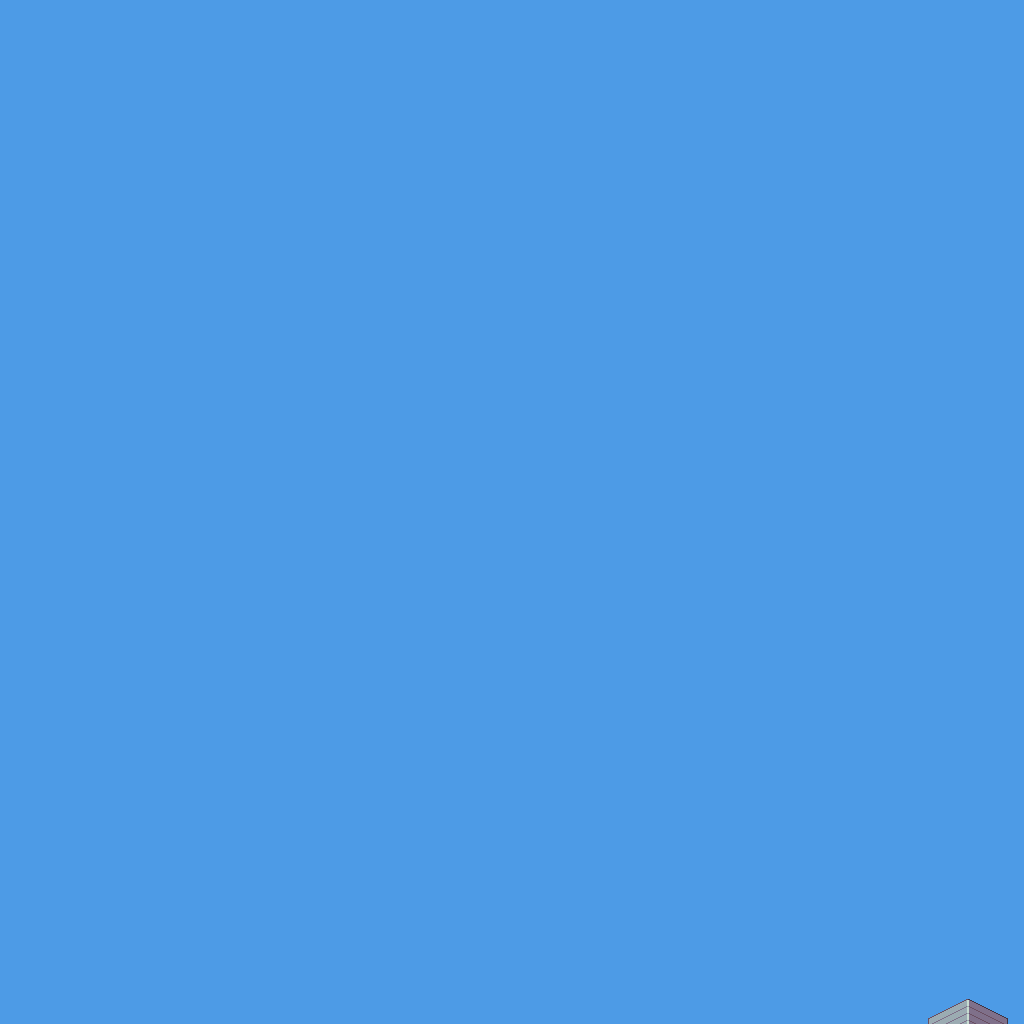

The image is a tile-based game level rendered from a .tmx file. Its description and source (layers, tilesets, objects; grid data summarised) follow:
An orthogonal 64x64 tile map with 16x16 px tiles, 10 tile layers (shallow water, ocean, beach, Tile Layer 10, ...), 4 tilesets.

<map version="1.10" tiledversion="1.12.1" orientation="orthogonal" renderorder="right-down" width="64" height="64" tilewidth="16" tileheight="16" infinite="0" nextlayerid="12" nextobjectid="1">
 <tileset firstgid="1" source="../tilesets/Ext_A1.tsx" />
 <tileset firstgid="1261" source="../tilesets/Ext_Terrain.tsx" />
 <tileset firstgid="2413" source="../tilesets/Beach_Objects_Normal.tsx" />
 <tileset firstgid="2669" source="../tilesets/Houses_Four.tsx" />
 <layer id="1" name="shallow water" width="64" height="64">
  <data>[4096 cells, 4096 non-empty, 1 distinct tile ids]</data>
 </layer>
 <layer id="2" name="ocean" width="64" height="64">
  <data>[4096 cells, 0 non-empty, 0 distinct tile ids]</data>
 </layer>
 <layer id="3" name="beach" width="64" height="64">
  <data>[4096 cells, 0 non-empty, 0 distinct tile ids]</data>
 </layer>
 <layer id="11" name="Tile Layer 10" width="64" height="64">
  <data>[4096 cells, 0 non-empty, 0 distinct tile ids]</data>
 </layer>
 <layer id="4" name="grass" width="64" height="64">
  <data>[4096 cells, 0 non-empty, 0 distinct tile ids]</data>
 </layer>
 <layer id="5" name="ground" width="64" height="64">
  <data>[4096 cells, 0 non-empty, 0 distinct tile ids]</data>
 </layer>
 <layer id="6" name="props_low" width="64" height="64">
  <data>[4096 cells, 0 non-empty, 0 distinct tile ids]</data>
 </layer>
 <layer id="7" name="overlay" width="64" height="64">
  <data>[4096 cells, 0 non-empty, 0 distinct tile ids]</data>
 </layer>
 <layer id="8" name="props_high" width="64" height="64">
  <data>[4096 cells, 14 non-empty, 14 distinct tile ids]</data>
 </layer>
 <layer id="9" name="roof" width="64" height="64">
  <data>[4096 cells, 0 non-empty, 0 distinct tile ids]</data>
 </layer>
 <objectgroup id="10" name="objects" />
</map>
